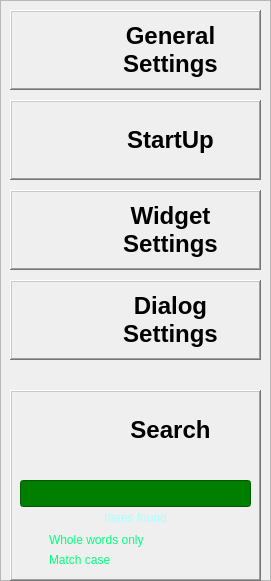
  <widget class="QFrame" name="frm_menu">
   <property name="geometry">
    <rect>
     <x>10</x>
     <y>100</y>
     <width>271</width>
     <height>581</height>
    </rect>
   </property>
   <property name="frameShape">
    <enum>QFrame::StyledPanel</enum>
   </property>
   <property name="frameShadow">
    <enum>QFrame::Raised</enum>
   </property>
   <widget class="QFrame" name="frm_menu_general">
    <property name="geometry">
     <rect>
      <x>10</x>
      <y>10</y>
      <width>251</width>
      <height>80</height>
     </rect>
    </property>
    <property name="frameShape">
     <enum>QFrame::WinPanel</enum>
    </property>
    <property name="frameShadow">
     <enum>QFrame::Raised</enum>
    </property>
    <widget class="QLabel" name="lbl_menu_general_icon">
     <property name="geometry">
      <rect>
       <x>10</x>
       <y>10</y>
       <width>60</width>
       <height>60</height>
      </rect>
     </property>
     <property name="styleSheet">
      <string notr="true">QLabel:hover {border: 0px;}</string>
     </property>
     <property name="text">
      <string/>
     </property>
     <property name="pixmap">
      <pixmap>../images/general_settings.png</pixmap>
     </property>
     <property name="scaledContents">
      <bool>true</bool>
     </property>
    </widget>
    <widget class="QLabel" name="lbl_menu_general_title">
     <property name="geometry">
      <rect>
       <x>80</x>
       <y>10</y>
       <width>161</width>
       <height>60</height>
      </rect>
     </property>
     <property name="font">
      <font>
       <pointsize>18</pointsize>
       <weight>75</weight>
       <bold>true</bold>
      </font>
     </property>
     <property name="styleSheet">
      <string notr="true">QLabel:hover {border: 0px;}</string>
     </property>
     <property name="text">
      <string>General Settings</string>
     </property>
     <property name="alignment">
      <set>Qt::AlignCenter</set>
     </property>
     <property name="wordWrap">
      <bool>true</bool>
     </property>
     <property name="textInteractionFlags">
      <set>Qt::LinksAccessibleByMouse|Qt::TextSelectableByMouse</set>
     </property>
    </widget>
   </widget>
   <widget class="QFrame" name="frm_menu_startup">
    <property name="geometry">
     <rect>
      <x>10</x>
      <y>100</y>
      <width>251</width>
      <height>80</height>
     </rect>
    </property>
    <property name="frameShape">
     <enum>QFrame::WinPanel</enum>
    </property>
    <property name="frameShadow">
     <enum>QFrame::Raised</enum>
    </property>
    <widget class="QLabel" name="lbl_menu_startup_icon">
     <property name="geometry">
      <rect>
       <x>10</x>
       <y>10</y>
       <width>60</width>
       <height>60</height>
      </rect>
     </property>
     <property name="text">
      <string/>
     </property>
     <property name="pixmap">
      <pixmap>../images/block_settings.png</pixmap>
     </property>
     <property name="scaledContents">
      <bool>true</bool>
     </property>
    </widget>
    <widget class="QLabel" name="lbl_menu_startup_title">
     <property name="geometry">
      <rect>
       <x>80</x>
       <y>10</y>
       <width>161</width>
       <height>60</height>
      </rect>
     </property>
     <property name="font">
      <font>
       <pointsize>18</pointsize>
       <weight>75</weight>
       <bold>true</bold>
      </font>
     </property>
     <property name="text">
      <string>StartUp</string>
     </property>
     <property name="alignment">
      <set>Qt::AlignCenter</set>
     </property>
     <property name="wordWrap">
      <bool>true</bool>
     </property>
     <property name="textInteractionFlags">
      <set>Qt::LinksAccessibleByMouse|Qt::TextSelectableByMouse</set>
     </property>
    </widget>
   </widget>
   <widget class="QFrame" name="frm_menu_widget">
    <property name="geometry">
     <rect>
      <x>10</x>
      <y>190</y>
      <width>251</width>
      <height>80</height>
     </rect>
    </property>
    <property name="frameShape">
     <enum>QFrame::WinPanel</enum>
    </property>
    <property name="frameShadow">
     <enum>QFrame::Raised</enum>
    </property>
    <widget class="QLabel" name="lbl_menu_widget_icon">
     <property name="geometry">
      <rect>
       <x>10</x>
       <y>10</y>
       <width>60</width>
       <height>60</height>
      </rect>
     </property>
     <property name="text">
      <string/>
     </property>
     <property name="pixmap">
      <pixmap>../images/widget.png</pixmap>
     </property>
     <property name="scaledContents">
      <bool>true</bool>
     </property>
    </widget>
    <widget class="QLabel" name="lbl_menu_widget_title">
     <property name="geometry">
      <rect>
       <x>80</x>
       <y>10</y>
       <width>161</width>
       <height>60</height>
      </rect>
     </property>
     <property name="font">
      <font>
       <pointsize>18</pointsize>
       <weight>75</weight>
       <bold>true</bold>
      </font>
     </property>
     <property name="text">
      <string>Widget Settings</string>
     </property>
     <property name="alignment">
      <set>Qt::AlignCenter</set>
     </property>
     <property name="wordWrap">
      <bool>true</bool>
     </property>
     <property name="textInteractionFlags">
      <set>Qt::LinksAccessibleByMouse|Qt::TextSelectableByMouse</set>
     </property>
    </widget>
   </widget>
   <widget class="QFrame" name="frm_menu_window">
    <property name="geometry">
     <rect>
      <x>10</x>
      <y>280</y>
      <width>251</width>
      <height>80</height>
     </rect>
    </property>
    <property name="frameShape">
     <enum>QFrame::WinPanel</enum>
    </property>
    <property name="frameShadow">
     <enum>QFrame::Raised</enum>
    </property>
    <widget class="QLabel" name="lbl_menu_window_icon">
     <property name="geometry">
      <rect>
       <x>10</x>
       <y>10</y>
       <width>60</width>
       <height>60</height>
      </rect>
     </property>
     <property name="text">
      <string/>
     </property>
     <property name="pixmap">
      <pixmap>../images/window.png</pixmap>
     </property>
     <property name="scaledContents">
      <bool>true</bool>
     </property>
    </widget>
    <widget class="QLabel" name="lbl_menu_window_title">
     <property name="geometry">
      <rect>
       <x>80</x>
       <y>10</y>
       <width>161</width>
       <height>60</height>
      </rect>
     </property>
     <property name="font">
      <font>
       <pointsize>18</pointsize>
       <weight>75</weight>
       <bold>true</bold>
      </font>
     </property>
     <property name="text">
      <string>Dialog Settings</string>
     </property>
     <property name="alignment">
      <set>Qt::AlignCenter</set>
     </property>
     <property name="wordWrap">
      <bool>true</bool>
     </property>
     <property name="textInteractionFlags">
      <set>Qt::LinksAccessibleByMouse|Qt::TextSelectableByMouse</set>
     </property>
    </widget>
   </widget>
   <widget class="QFrame" name="frm_menu_search">
    <property name="geometry">
     <rect>
      <x>10</x>
      <y>390</y>
      <width>251</width>
      <height>191</height>
     </rect>
    </property>
    <property name="frameShape">
     <enum>QFrame::WinPanel</enum>
    </property>
    <property name="frameShadow">
     <enum>QFrame::Raised</enum>
    </property>
    <widget class="QLabel" name="lbl_menu_search_icon">
     <property name="geometry">
      <rect>
       <x>10</x>
       <y>10</y>
       <width>60</width>
       <height>60</height>
      </rect>
     </property>
     <property name="text">
      <string/>
     </property>
     <property name="pixmap">
      <pixmap>../images/find.png</pixmap>
     </property>
     <property name="scaledContents">
      <bool>true</bool>
     </property>
    </widget>
    <widget class="QLabel" name="lbl_menu_search_title">
     <property name="geometry">
      <rect>
       <x>80</x>
       <y>10</y>
       <width>161</width>
       <height>60</height>
      </rect>
     </property>
     <property name="font">
      <font>
       <pointsize>18</pointsize>
       <weight>75</weight>
       <bold>true</bold>
      </font>
     </property>
     <property name="text">
      <string>Search</string>
     </property>
     <property name="alignment">
      <set>Qt::AlignCenter</set>
     </property>
     <property name="wordWrap">
      <bool>true</bool>
     </property>
     <property name="textInteractionFlags">
      <set>Qt::LinksAccessibleByMouse|Qt::TextSelectableByMouse</set>
     </property>
    </widget>
    <widget class="QLineEdit" name="txt_menu_search">
     <property name="geometry">
      <rect>
       <x>10</x>
       <y>90</y>
       <width>231</width>
       <height>27</height>
      </rect>
     </property>
     <property name="font">
      <font>
       <pointsize>12</pointsize>
       <weight>75</weight>
       <bold>true</bold>
      </font>
     </property>
     <property name="styleSheet">
      <string notr="true">QLineEdit {background-color: rgb(0, 126, 0); color: #aaffff;} QLineEdit:hover {background-color: rgb(0, 163, 0);}</string>
     </property>
    </widget>
    <widget class="QLabel" name="lbl_menu_search_info">
     <property name="geometry">
      <rect>
       <x>10</x>
       <y>120</y>
       <width>231</width>
       <height>16</height>
      </rect>
     </property>
     <property name="styleSheet">
      <string notr="true">QLabel {color: rgb(170, 255, 255); border: 0px;} QLabel:hover {border: 0px;}</string>
     </property>
     <property name="text">
      <string>Items found</string>
     </property>
     <property name="alignment">
      <set>Qt::AlignCenter</set>
     </property>
    </widget>
    <widget class="QCheckBox" name="chk_menu_search_whole_words">
     <property name="geometry">
      <rect>
       <x>20</x>
       <y>140</y>
       <width>211</width>
       <height>20</height>
      </rect>
     </property>
     <property name="cursor">
      <cursorShape>PointingHandCursor</cursorShape>
     </property>
     <property name="styleSheet">
      <string notr="true">QCheckBox {color: rgb(0, 255, 127); background-color: transparent;} QCheckBox:hover {color: rgb(170, 255, 255);}</string>
     </property>
     <property name="text">
      <string>Whole words only</string>
     </property>
    </widget>
    <widget class="QCheckBox" name="chk_menu_search_matchcase">
     <property name="geometry">
      <rect>
       <x>20</x>
       <y>160</y>
       <width>211</width>
       <height>20</height>
      </rect>
     </property>
     <property name="cursor">
      <cursorShape>PointingHandCursor</cursorShape>
     </property>
     <property name="styleSheet">
      <string notr="true">QCheckBox {color: rgb(0, 255, 127); background-color: transparent;} QCheckBox:hover {color: rgb(170, 255, 255);}</string>
     </property>
     <property name="text">
      <string>Match case</string>
     </property>
    </widget>
   </widget>
  </widget>
